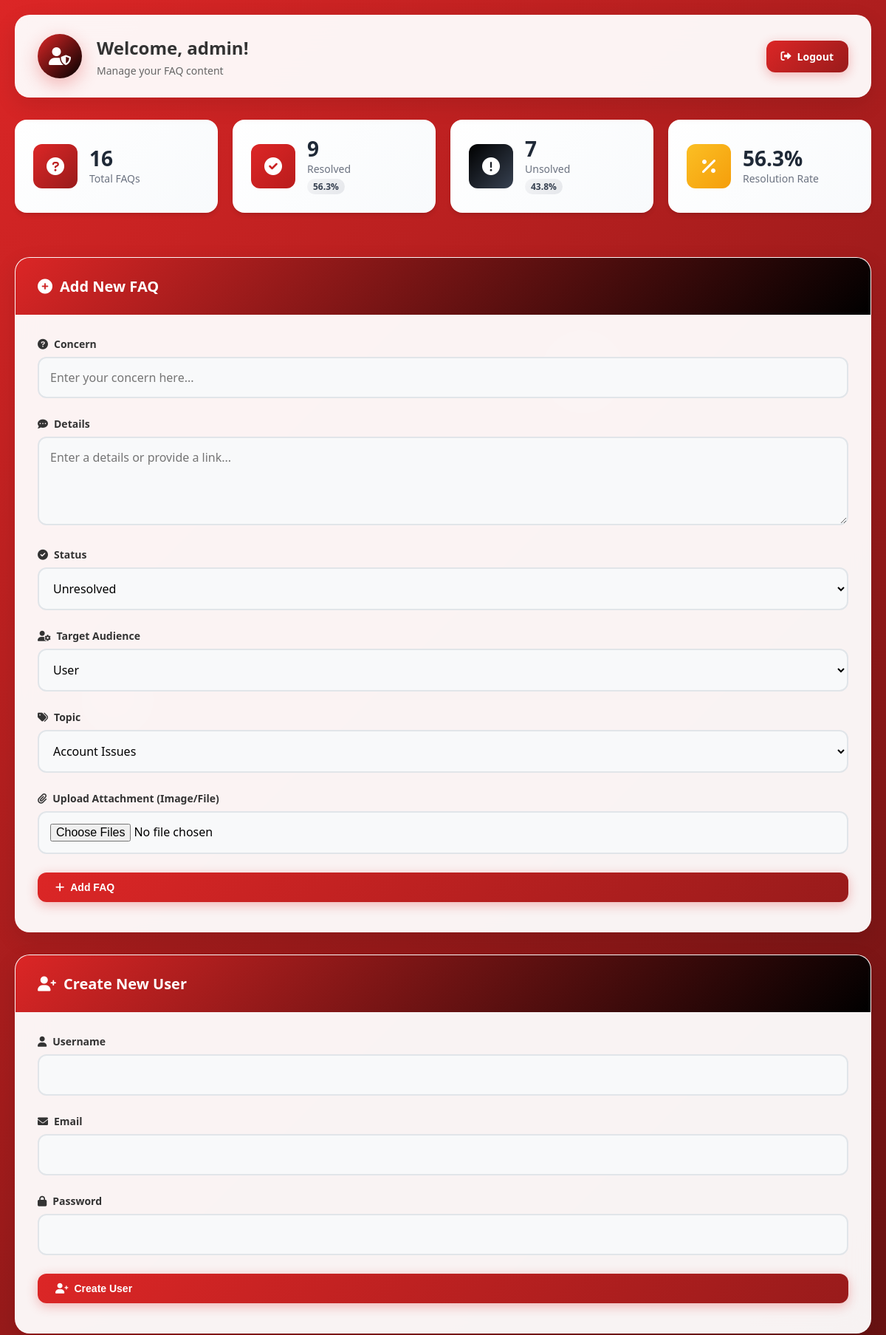
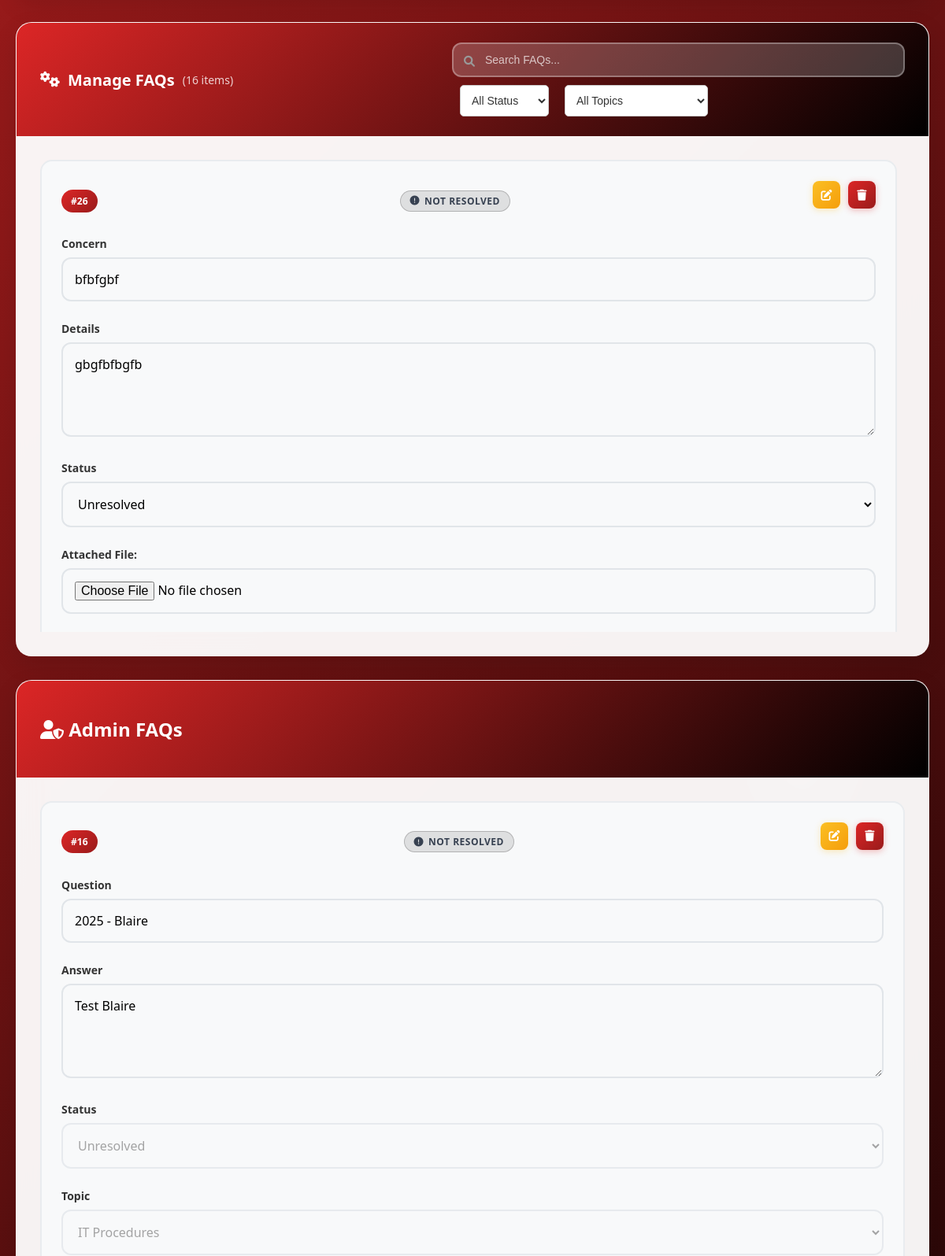
/admin.php (signed in, upper part), run on the app's committed database (2 pictures, top to bottom).
### tables this page shows
CREATE TABLE `faqs` (
  `id` int(11) NOT NULL,
  `question` text NOT NULL,
  `answer` text NOT NULL,
  `status` enum('resolved','not resolved') DEFAULT 'not resolved',
  `topic` varchar(100) DEFAULT NULL,
  `attachment` text DEFAULT NULL,
  `created_at` timestamp NOT NULL DEFAULT current_timestamp(),
  `visibility` enum('user','admin') DEFAULT 'user'
);

CREATE TABLE `admin_faqs` (
  `id` int(11) NOT NULL,
  `question` text NOT NULL,
  `answer` text NOT NULL,
  `status` varchar(50) DEFAULT 'not resolved',
  `topic` varchar(100) DEFAULT 'Others',
  `attachment` text DEFAULT NULL,
  `created_at` timestamp NOT NULL DEFAULT current_timestamp()
);

### admin.php (the view, shortened to what the rows shown need)
<?php
require 'includes/db.php';
$stmt = $pdo->query("SELECT * FROM faqs ORDER BY id DESC");
$faqs = $stmt->fetchAll(PDO::FETCH_ASSOC);
?>
<!DOCTYPE html>
<html lang="en">
<head>
    <link rel="stylesheet" href="style.css">
    <link href="https://cdnjs.cloudflare.com/ajax/libs/font-awesome/6.0.0/css/all.min.css" rel="stylesheet">
</head>
<body class="admin-body">
    <div class="admin-background">
        <div class="admin-header">
            <div class="admin-header-content">
                <div class="admin-welcome">
                    <div class="admin-info">
                        <h1 class="admin-title">Welcome, <?= htmlspecialchars($_SESSION['user']) ?>!</h1>
                    </div>
                </div>
            </div>
        </div>
        <div class="admin-container">
            <div class="admin-card">
                <div class="card-header">
                    <h2 class="card-title">
                        <i class="fas fa-plus-circle"></i>
                        Add New FAQ
                    </h2>
                </div>
            </div>
            <div class="admin-card">
                <div class="card-header">
                    <h2 class="card-title">
                        <i class="fas fa-user-plus"></i>
                        Create New User
                    </h2>
                </div>
            </div>
            <div class="admin-card">
                <div class="card-header">
                    <h2 class="card-title">
                        <i class="fas fa-cogs"></i>
                        Manage FAQs
                        <span class="faq-count">(<?= count($faqs) ?> items)</span>
                    </h2>
                </div>
                <div class="card-content">
                    <div class="faq-list-container" id="adminFaqList">
                        <?php if (empty($faqs)): ?>
                            <div class="empty-state">
                                <i class="fas fa-inbox"></i>
                                <h3>No FAQs Found</h3>
                                <p>Start by adding your first FAQ above.</p>
                            </div>
                        <?php else: ?>
                            <?php foreach ($faqs as $index => $faq): ?>
                                <div class="faq-item" data-index="<?= $index ?>" data-topic="<?= htmlspecialchars($faq['topic']) ?>">
                                    <div class="faq-item-header">
                                        <span class="faq-number">#<?= $faq['id'] ?></span>
                                        <span class="status-badge <?= $faq['status'] === 'resolved' ? 'resolved' : 'unsolved' ?>">
                                            <i class="fas <?= $faq['status'] === 'resolved' ? 'fa-check-circle' : 'fa-exclamation-circle' ?>"></i>
                                            <?= ucfirst(str_replace('_', ' ', $faq['status'])) ?>
                                        </span>
                                        <div class="faq-actions">
                                            <button type="button" class="action-btn edit" onclick="toggleEdit(<?= $index ?>)">
                                                <i class="fas fa-edit"></i>
                                            </button>
                                            <button type="button" class="action-btn delete" onclick="confirmDelete(<?= $faq['id'] ?>, '<?= htmlspecialchars($faq['question'], ENT_QUOTES) ?>')">
                                                <i class="fas fa-trash"></i>
                                            </button>
                                        </div>
                                    </div>
                                    <form method="post" class="faq-form" id="faqForm<?= $index ?>" enctype="multipart/form-data">
                                        <div class="form-group">
                                            <label class="form-label">Concern</label>
                                            <input type="text" name="question" value="<?= htmlspecialchars($faq['question']) ?>" class="modern-input" readonly required>
                                        </div>
                                        <div class="form-group">
                                            <label class="form-label">Details</label>
                                            <textarea name="answer" class="modern-textarea" readonly required><?= htmlspecialchars($faq['answer']) ?></textarea>
                                        </div>
                                        <div class="form-group">
                                            <label class="form-label">Status</label>
                                            <select name="status" class="modern-input" required readonly>
                                                <option value="not resolved" <?= $faq['status'] === 'not resolved' ? 'selected' : '' ?>>Unresolved</option>
                                            </select>
                                        </div>
                                        <div class="form-group">
                                            <label class="form-label">Attached File:</label>
                                            <input type="file" name="attachment" class="modern-input" <?= $faq['status'] !== 'not resolved' ? 'disabled' : '' ?>>
                                        </div>
                                    </form>
                                </div>
                            <?php endforeach; ?>
                        <?php endif; ?>
                    </div>
                </div>
            </div>
            <div class="admin-card">
                <div class="card-header">
                    <h2><i class="fas fa-user-shield"></i> Admin FAQs</h2>
                </div>
                <div class="card-content">
                <?php
                $adminFaqs = $pdo->query("SELECT * FROM admin_faqs ORDER BY id DESC")->fetchAll(PDO::FETCH_ASSOC);
                if (empty($adminFaqs)): ?>
                    <div class="empty-state">
                        <i class="fas fa-inbox"></i>
                        <h3>No Admin FAQs Yet</h3>
                    </div>
                <?php else: ?>
                <?php foreach ($adminFaqs as $index => $faq): ?>
                <div class="faq-item" data-index="<?= $index ?>">
                    <div class="faq-item-header">
                        <span class="faq-number">#<?= $faq['id'] ?></span>
                        <span class="status-badge <?= $faq['status'] === 'resolved' ? 'resolved' : 'unsolved' ?>">
                            <i class="fas <?= $faq['status'] === 'resolved' ? 'fa-check-circle' : 'fa-exclamation-circle' ?>"></i>
                            <?= ucfirst($faq['status']) ?>
                        </span>
                        <div class="faq-actions">
                            <button type="button" class="action-btn edit" onclick="toggleEditAdmin(<?= $index ?>)">
                                <i class="fas fa-edit"></i>
                            </button>
                            <button type="button" class="action-btn delete" onclick="confirmDeleteAdminFaq(<?= $faq['id'] ?>, '<?= htmlspecialchars($faq['question'], ENT_QUOTES) ?>')">
                                <i class="fas fa-trash"></i>
                            </button>
                        </div>
                    </div>
                    <form method="post" class="faq-form" id="adminFaqForm<?= $index ?>" enctype="multipart/form-data">
                    <div class="form-group">
                        <label class="form-label">Question</label>
                        <input type="text" name="question" value="<?= htmlspecialchars($faq['question']) ?>" class="modern-input" readonly required>
                    </div>
                    <div class="form-group">
                        <label class="form-label">Answer</label>
                        <textarea name="answer" class="modern-textarea" readonly required><?= htmlspecialchars($faq['answer']) ?></textarea>
                    </div>
                    <div class="form-group">
                        <label class="form-label">Status</label>
                        <select name="status" class="modern-input" disabled required>
                            <option value="not resolved" <?= $faq['status'] === 'not resolved' ? 'selected' : '' ?>>Unresolved</option>
                        </select>
                    </div>
                    <div class="form-group">
                        <label class="form-label">Topic</label>
                        <select name="topic" class="modern-input" required disabled>
                        <option value="IT Procedures" <?= $faq['topic'] === 'IT Procedures' ? 'selected' : '' ?>>IT Procedures</option>
                    </select>
                 </div>
            </form>
        </div>
    <?php endforeach; ?>
    <?php endif; ?>
    </div>
</div>
        </div>
    </div>
</body>
</html>

### data on the page
faqs: id "26", status "NOT RESOLVED", question "bfbfgbf", answer "gbgfbfbgfb", status "Unresolved"
admin_faqs: id "16", status "NOT RESOLVED", question "2025 - Blaire", answer "Test Blaire", status "Unresolved", topic "IT Procedures"

### other printed values
$_SESSION['user'] "admin"
$totalFaqs "16"
$resolvedCount "9"
$resolvedPercentage "56.3"
$unsolvedCount "7"
$unsolvedPercentage "43.8"
count($faqs) "16"
